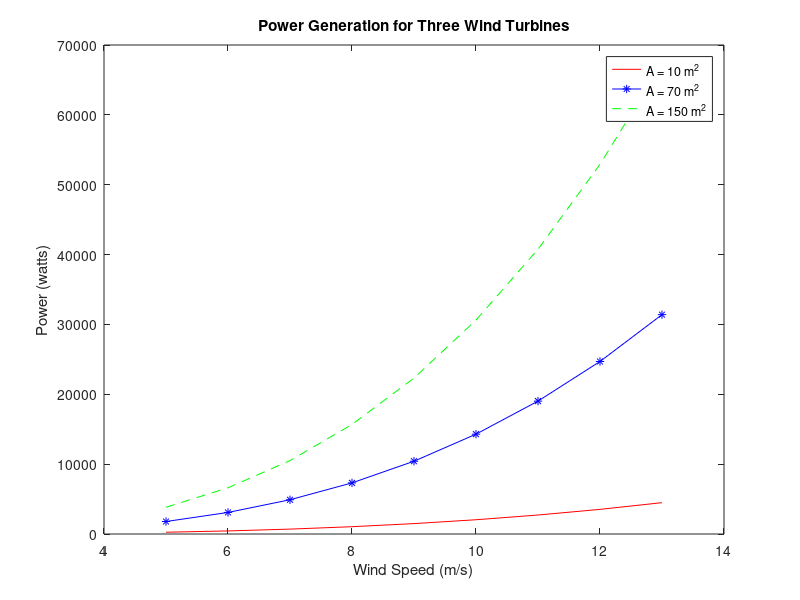

Here is the MATLAB script that generated this plot:
% Shelley Wei
% ENGR 130
% Homework 7
% Started 10/4/23
% Submitted 10/6/23
% Due 10/11/23

%% Question 1
clear;
clc;
close all;

% initial conditions and constants
v_x = 200; % horizontal velocity
y_o = 1000; % initial height
y_f = 185;  % final height %*** previously y_f = 0, but the prompt asks to analyze the path up until the package reaches 185m, not 0m
g = 9.8;

% putting initial values into vectors and loop
t = 0;
idx = 1; %*** previously idx = 0, but MATLAB array indices start at 1, so the x and y vectors that refer to the index at idx were not able to find that index
x(1) = 0;
y(1) = y_o;

% calculate x and y coordinates as payload drops
% until parachute is deployed
while (y(idx) >= y_f) %*** previously y(idx) ~= y_f but the y value never equals 185m, it skips over it since the y values are calculated at intervals
    idx = idx+1;
    t = t + .1;
    x(idx) = v_x*t;
    y(idx) = y_o - .5*g*t^2;
end

% check horizontal distance and display appropriate message
if x(idx) > 2800
    fprintf('The distance of %.2f meters is in Zone 3.\n', x(idx)); %*** not really a functional error but didn't include units so unclear what the statement is about
elseif x(idx) > 1400 %*** was previously just "if" instead of "elseif" so the if-statement above wasn't paired with the two successive conditional statements
    fprintf('%.2f meters is in Zone 2.\n', x(idx)); %*** previously used disp() function but disp() can't use format specifiers
else
    fprintf('The chute will deploy in Zone 1 at a distance of %.2f meters.\n', x(idx)); %*** not a functional error but didn't state the x distance and also need to change to fprintf to do so
end

%% Question 2 Prep
clear;
clc;
close all;

watts = 1:20;
save('Homework\watts.mat', 'watts');

%% Question 2
clear;
clc;
close all;

% Read in power data
load('watts.mat'); %*** previously read(), but the function to load a file with data is load(), also you can't set a variable equal to a file since load is for loading a file
P = watts; %*** set P equal to the vector in the file

% Calculate average and standard deviation.
avg = sum(P)/length(P);
stdev = sqrt(sum((P-avg).^2)/length(P)); %*** square root function is sqrt, not sqrrt

% Determine minimum power needed
powMin = avg + stdev; %*** previously subtracted one stdev but min power is supposed to be at least one stdev above the avg

% Print values to screen
fprintf('Average: %.2f watts', avg); %*** avg is not a string variable, it's a number (probably float)
fprintf('\nStandard Deviation: %.2f watts', stdev);
fprintf('\nMinimum Power Requirement: %.2f watts\n', powMin); %*** forgot to include comma to separate between printed string and format specifier variable

% Create wind speed vector
wind = [5:1:13];

% Declare variables
rho = 1.225;
A1 = 10; %*** this variable is used later and was named A1 instead of A, so this variable should be initialized as A1 (or vice versa where the variable is used as A later in line 73)
A2 = 70;
A3 = 150;

% Determine power of each wind turbine given the wind speeds
Pow1 = (1/6)*rho*A1.*(wind.^3);
Pow2 = (1/6)*rho*A2.*(wind.^3);
Pow3 = (1/6)*rho*A3.*(wind.^3);

% Plot power vs. speed
plot(wind, Pow1, 'r', wind, Pow2, 'b-*', wind, Pow3, 'g--'); %*** previously graph's x and y were switched

% Label plot
title('Power Generation for Three Wind Turbines');
xlabel('Wind Speed (m/s)');
ylabel('Power (watts)');
legend("A = 10 m^2", "A = 70 m^2", "A = 150 m^2"); %*** forgot to include quotes around labels for legend